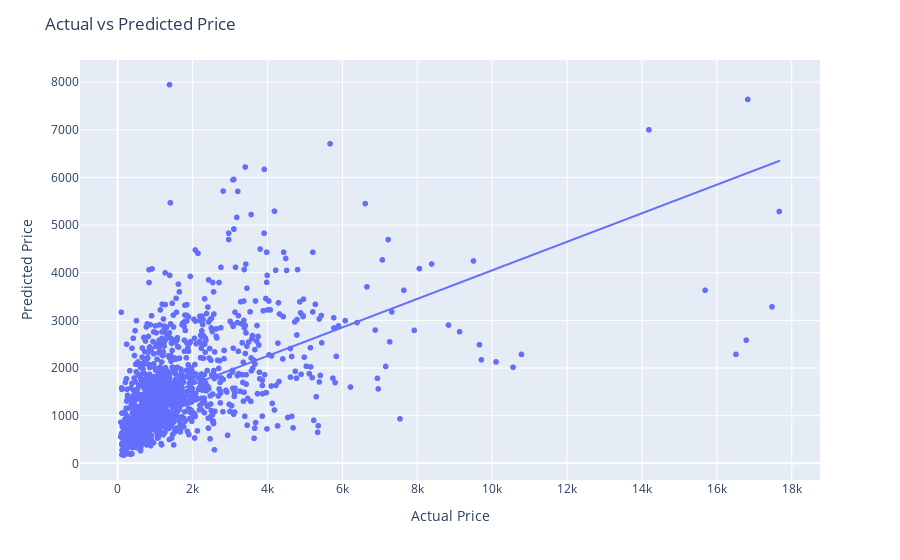

The notebook cell this image was saved under:
### Markdown cell above
## Model Evaluation

Results for the Model:

- **Mean Squared Error (MSE):** 2,999,330.55
- **R-squared (R²):** 0.1044


- **Mean Squared Error (MSE):** This measures how much my model's predictions differ, on average, from the actual values. In this case, the MSE of 2,999,330.55 is quite high, indicating that, on average, 
  
- *My model's predictions have an error of approximately 2,999,330.55 units squared. Lower MSE values are better, so a lower MSE would have indicated a better model.*

- **R-squared (R²):** R-squared measures how well my model explains the variance in the dependent variable (in this case, flight prices) based on the independent variables (features). It ranges from 0 to 1, and a higher R² is better. 
  
- *My R² of 0.1044 means that my model explains only about 10.44% of the variance in the flight prices. This suggests that my model's features do not account for much of the price variation, and there's a lot of unexplained variance.*

In summary, my model's MSE is relatively high, indicating significant prediction errors, and the R² is low, indicating that my features don't explain much of the price variation. Trying different models or exploring different features is the best move in this case.

### Code cell
# ussing ploty. plot the actual vs predicted price
import plotly.express as px
fig = px.scatter(x=y_test, y=y_pred
                    , labels={'x':'Actual Price', 'y':'Predicted Price'}
                    ,
                    trendline="ols"
)
fig.update_layout(title='Actual vs Predicted Price', xaxis_title="Actual Price", yaxis_title="Predicted Price")
fig.show()

### Figure 1 — Plotly figure (JSON) as saved in the notebook; plotly's stock layout.template omitted (floating-point values rounded to 4 significant figures; data arrays with more than 128 entries replaced by an {"elided": "..."} marker saying what was removed)
{"data": [{"hovertemplate": "Actual Price=%{x}<br>Predicted Price=%{y}<extra></extra>", "legendgroup": "", "marker": {"color": "#636efa", "symbol": "circle"}, "mode": "markers", "name": "", "showlegend": false, "type": "scattergl", "x": {"elided": "1336 int values"}, "xaxis": "x", "y": {"elided": "1336 float values"}, "yaxis": "y"}, {"hovertemplate": "<b>OLS trendline</b><br>y = 0.299508 * x + 1055.41<br>R<sup>2</sup>=0.290107<br><br>Actual Price=%{x}<br>Predicted Price=%{y} <b>(trend)</b><extra></extra>", "legendgroup": "", "marker": {"color": "#636efa", "symbol": "circle"}, "mode": "lines", "name": "", "showlegend": false, "type": "scattergl", "x": {"elided": "1336 int values"}, "xaxis": "x", "y": {"elided": "1336 float values"}, "yaxis": "y"}], "layout": {"legend": {"tracegroupgap": 0}, "margin": {"t": 60}, "title": {"text": "Actual vs Predicted Price"}, "xaxis": {"anchor": "y", "domain": [0, 1], "title": {"text": "Actual Price"}}, "yaxis": {"anchor": "x", "domain": [0, 1], "title": {"text": "Predicted Price"}}}}
